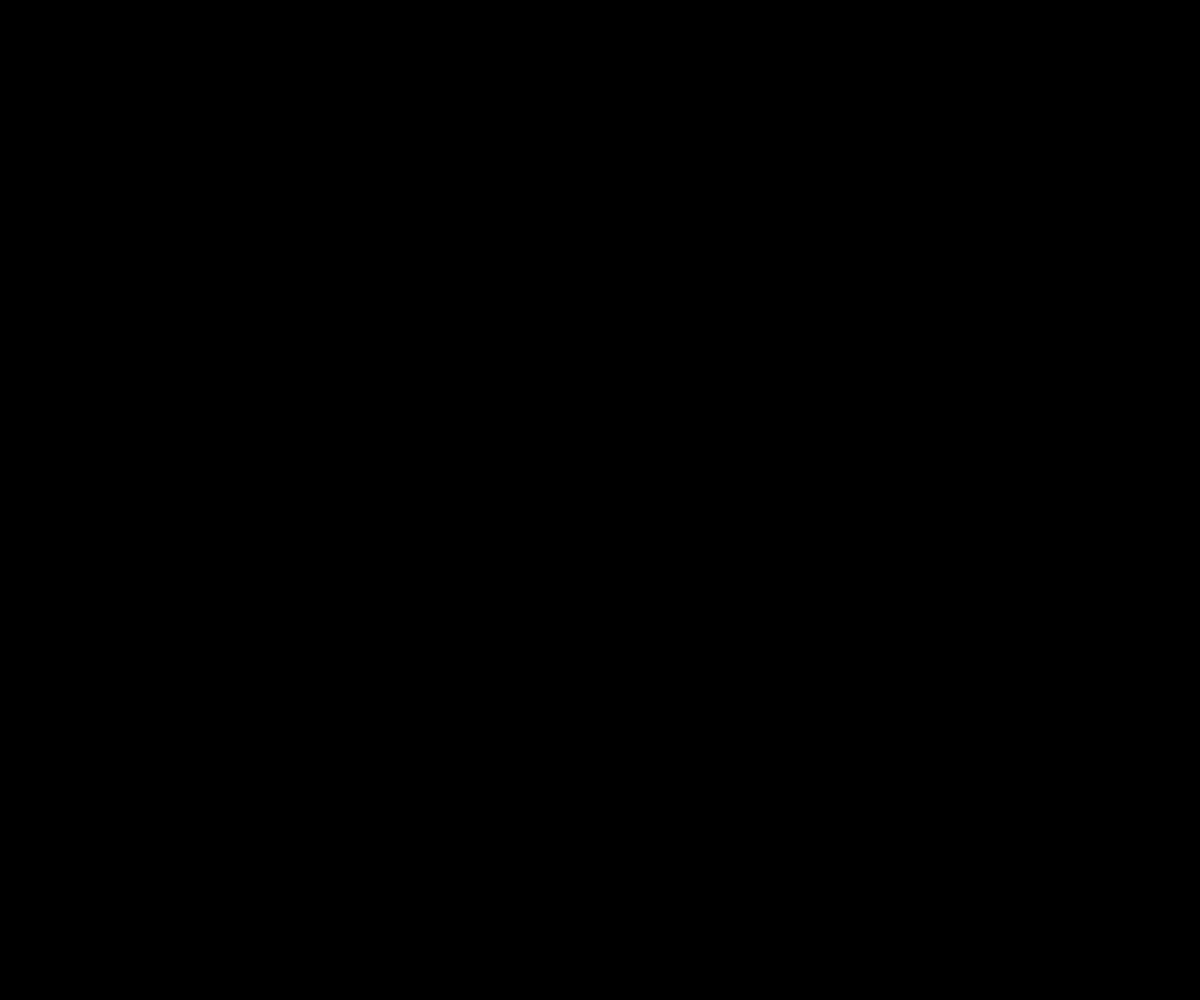
Frame 1 (no input)
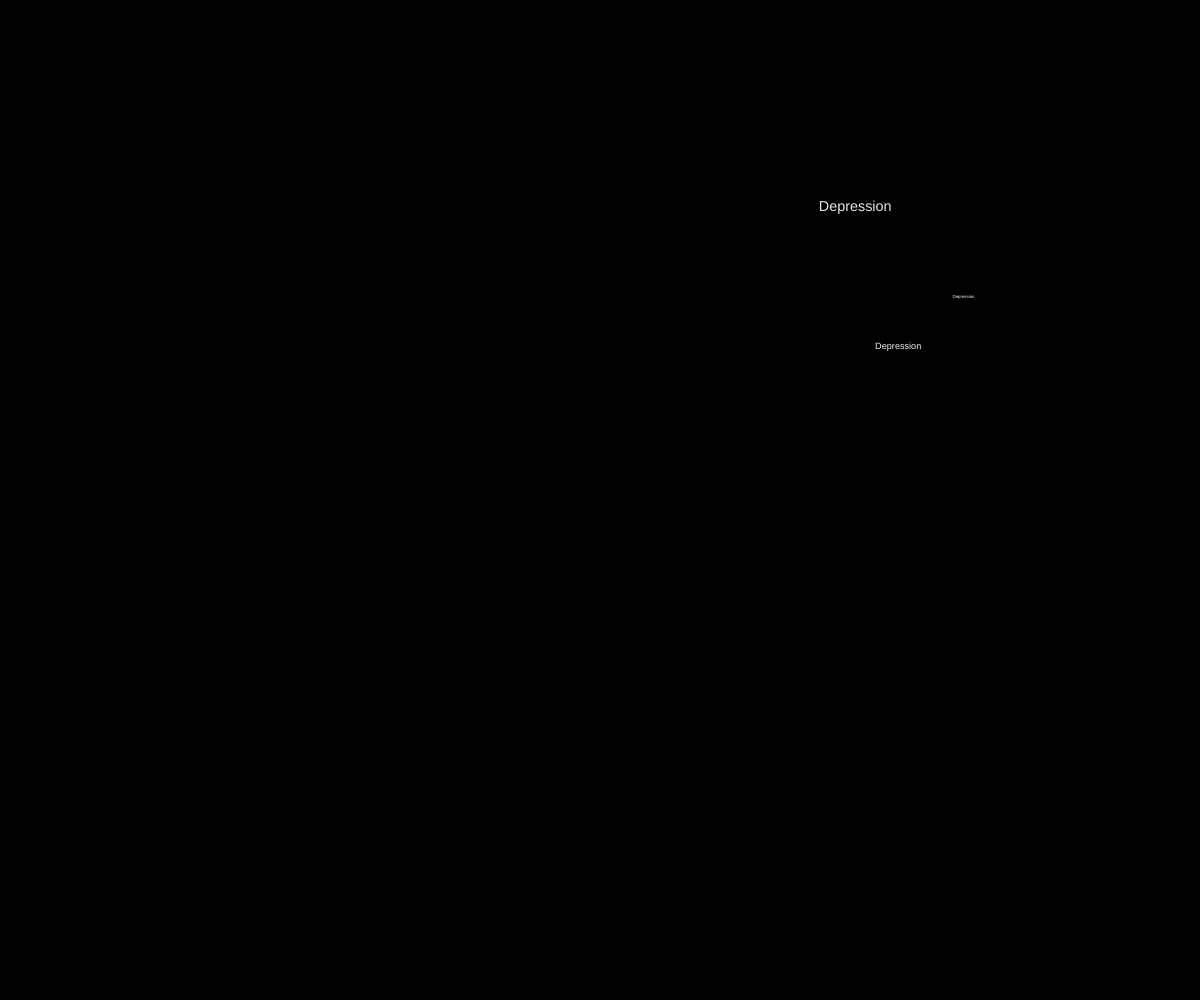
Frame 60 (no input)
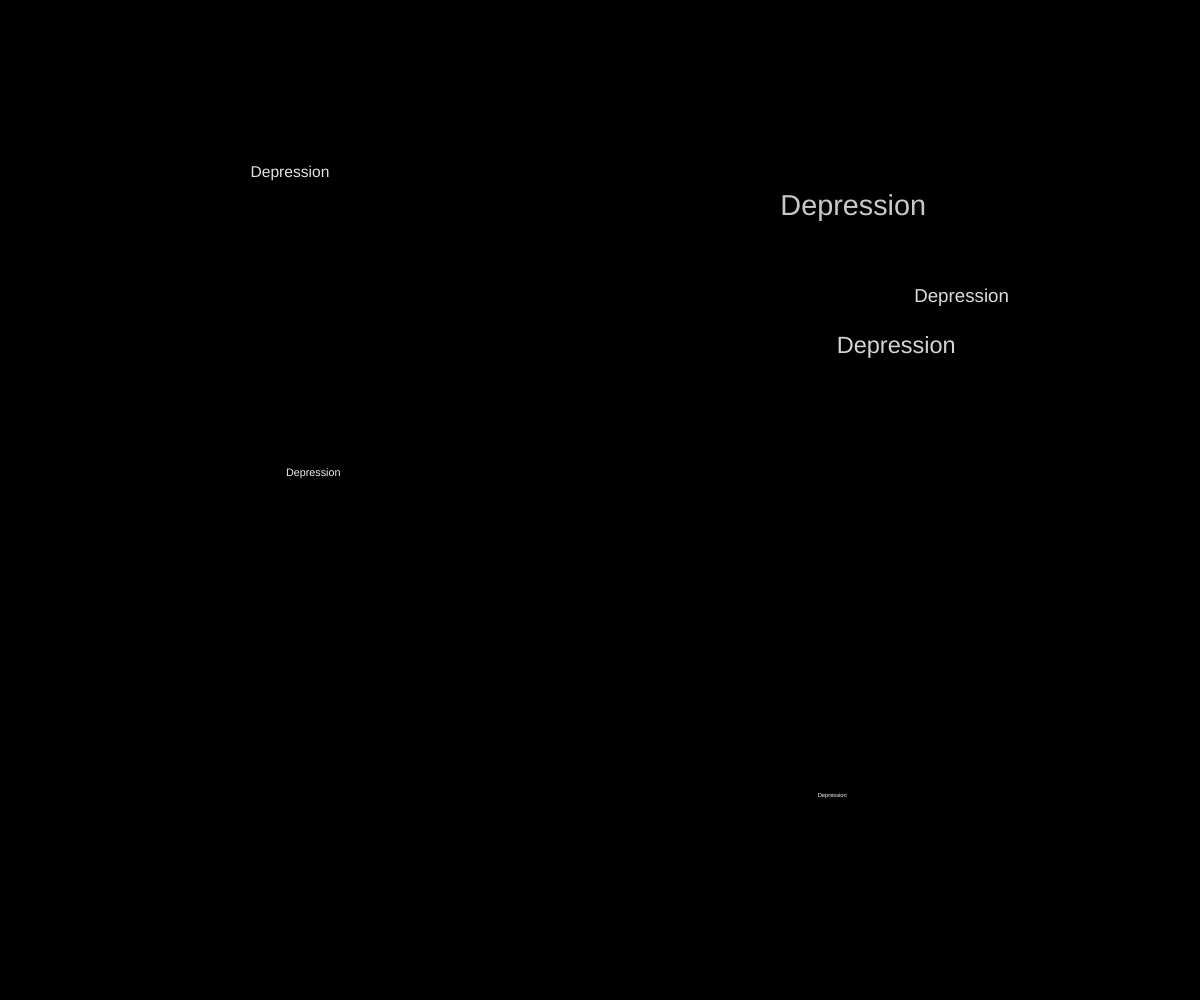
Frame 120 (the mouse pressed at the canvas centre since frame 60)

The p5.js sketch that drew these frames (run headless with seeded random() and noise() and a simulated clock; from frame 60 on, the mouse is pressed at the canvas centre):

// p5.js sketch
// ── sketch.js


let items = [];
let msec  = 500; //every 500ms. 
let count = 0;

function setup() {
  createCanvas(windowWidth, windowHeight);
  textAlign(CENTER, CENTER);
  setInterval(add_item,msec);  // Add an item every 500ms. 
}

function draw() {
  background('black');
  for (let i = 0; i < items.length; i++) {     // Draw all items
    push();
//    textSize(items[i].size);   // kll disable use scale instead, but not better
    translate( items[i].left, items[i].top);
    fill(255, items[i].opacity);
    scale(items[i].size/50.0);
    text(items[i].text,0,0);
    items[i].size += 1;//0.1;// Increase size and lower opacity each draw to animate
    items[i].opacity -= 0.5;
    pop();
  }
  // Remove all invisible items to increse performance
  items = items.filter(function(item) { 
    return item.opacity > 0;
  })
}

function add_item() {
    items.push({
      text: "Depression ",
      size: 10,
      opacity: 255,
      left: random(windowWidth),
      top: random(windowHeight)
    });
  count++;
}
